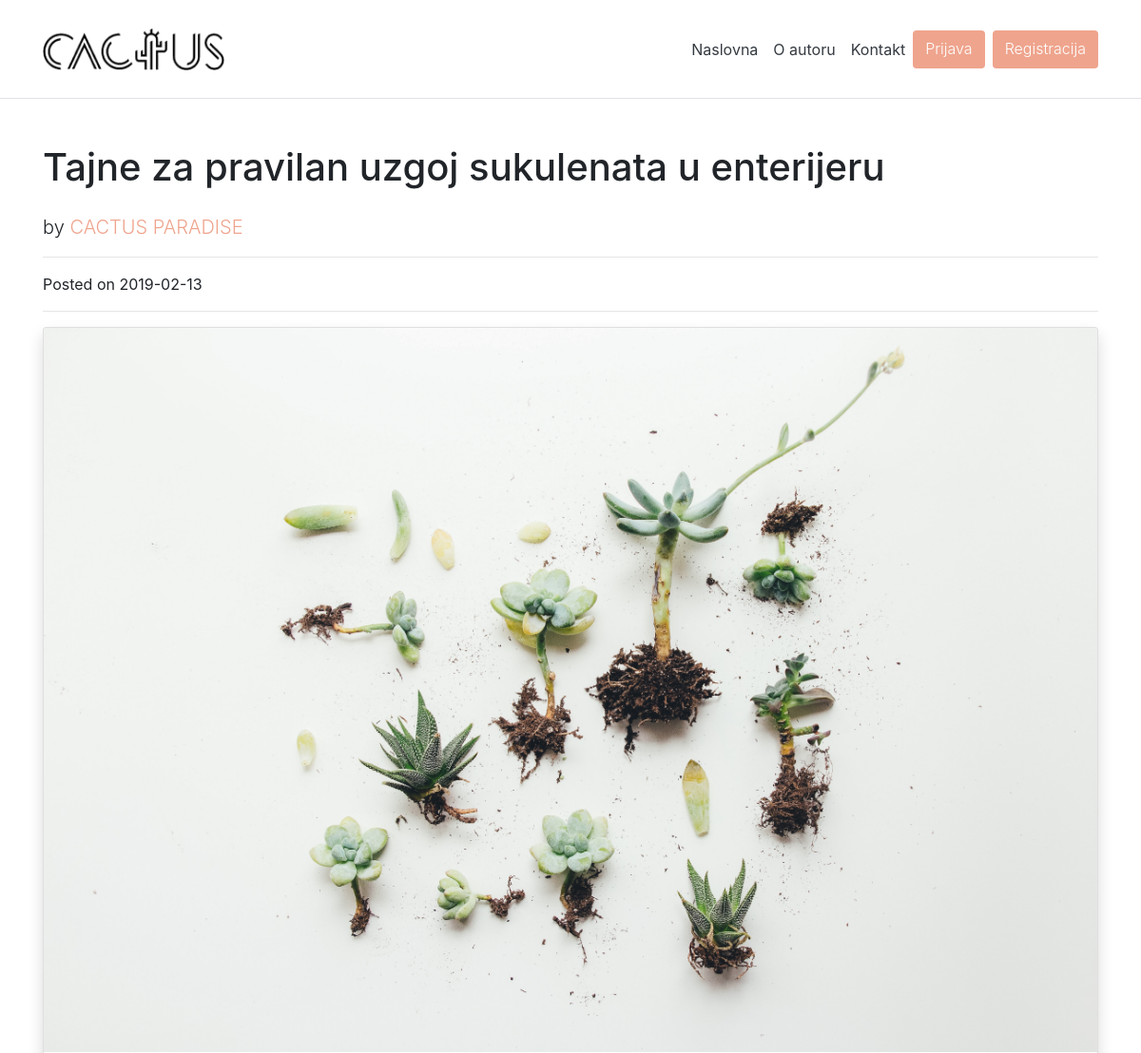
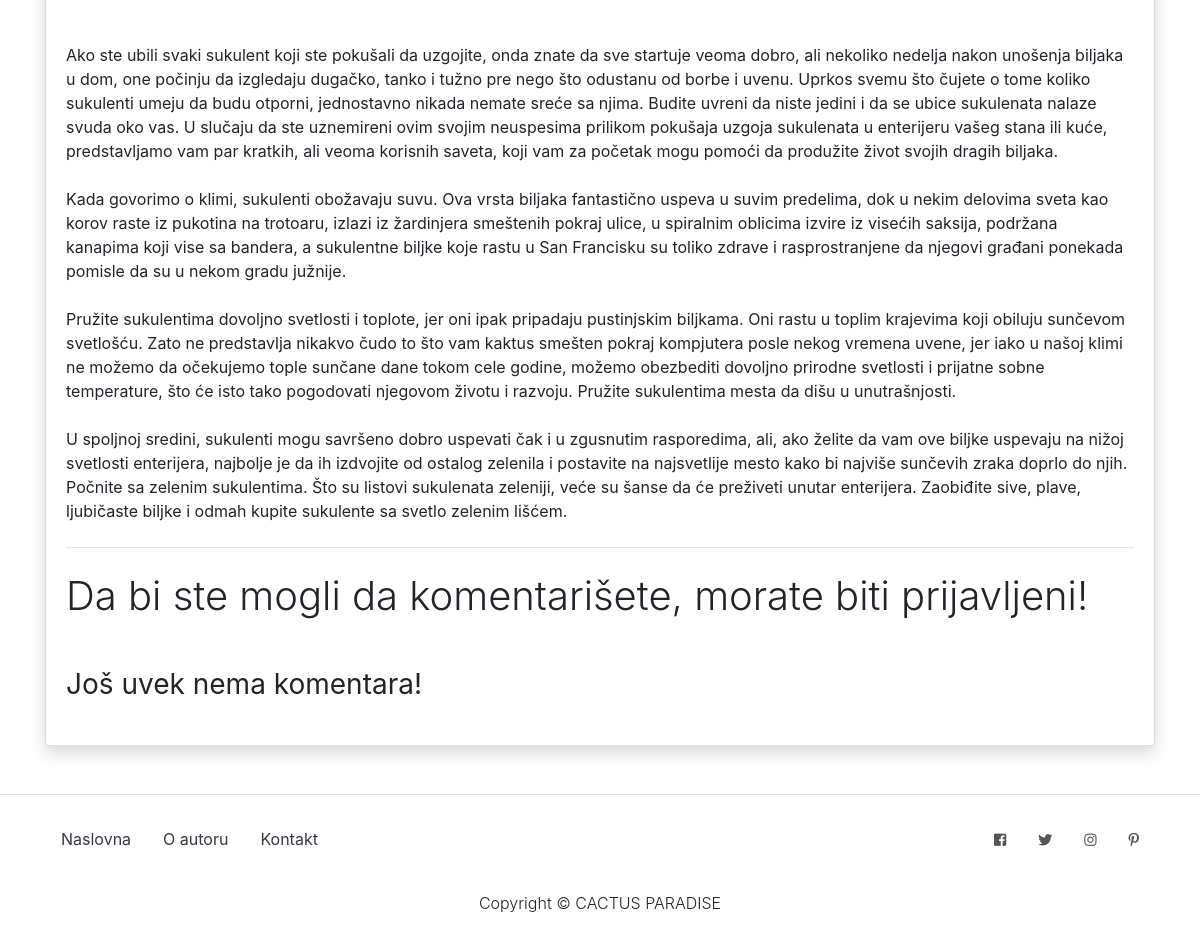
Screenshot of /index.php?page=post&id=3 with the database file from the repository (2 pictures, top to bottom).
### tables this page shows
CREATE TABLE `menu` (
  `menuID` int(11) NOT NULL,
  `name` varchar(50) NOT NULL
);

CREATE TABLE `post` (
  `postID` int(11) NOT NULL,
  `title` varchar(100) NOT NULL,
  `body` text NOT NULL,
  `imageSrc` text NOT NULL,
  `imageAlt` varchar(100) NOT NULL,
  `userID` int(11) NOT NULL,
  `time` timestamp NOT NULL DEFAULT current_timestamp(),
  `part_one` text NOT NULL,
  `part_two` text NOT NULL,
  `part_three` text NOT NULL
);

CREATE TABLE `socialnetwork` (
  `socialNetworkID` int(11) NOT NULL,
  `href` varchar(50) NOT NULL,
  `icon` varchar(50) NOT NULL
);

### modules/functions.php (called while the page is built, shortened)
<?php
function getAllFromTable($table, $conn) {
	$sql = "SELECT * FROM $table;";
	$stmt = $conn->prepare($sql);
	$stmt->execute();
	return $stmt->fetchAll();
}
function executeOneRow($sql, array $params){
	global $conn;
	$stmt = $conn->prepare($sql);
	$stmt->execute($params);
	return $stmt->fetch();
}
function executeAll($sql, $params){
	global $conn;
	$stmt = $conn->prepare($sql);
	$stmt->execute([$params]);
	return $stmt->fetchAll();
}
function userLoggedIn() {
	return (isset($_SESSION['user'])  && $_SESSION['user']->role === 'User') ? true : false;
}

### views/pages/post.php (the view, shortened to what this page needs)
 <?php
if(isset($_GET['id'])) {
  $id = $_GET['id'];
  $sql = "SELECT * FROM post WHERE postID = ?;";
  try {
    $result = executeOneRow($sql, [$id]);
    $date = $result->time;
    $date = explode(' ', $date);
  } catch(PDOException $e) {
    echo $e->getMessage();
  }
}
?>
<div class="container from-top">
  <h1 class="mt-4"><?= $result->title ?></h1>
  <p class="lead mt-4"> by <span class="color-text">CACTUS PARADISE</span></p>
  <hr>
  <p>Posted on <?= $date[0] ?></p>
  <hr>
  <div class="card shadow bg-white rounded mb-5">
   <img class="card-img-top mb-4" src="<?= $result->imageSrc ?>" alt="<?= $result->imageAlt ?>" />
   <div class="card-body">
    <p class="card-text mb-4"><?= $result->body ?></p>
    <p class="card-text mb-4" ><?= $result->part_one ?></p>
    <p class="card-text mb-4"><?= $result->part_two ?></p>
    <p class="card-text mb-4"><?= $result->part_three ?></p>
    <?php include 'views/pages/comment.php'; ?>
  </div>
</div>
</div>

### views/fixed/head.php (shortened to what this page needs)
<!DOCTYPE html>
<html lang="sr">
<head>
    <link rel="stylesheet" href="https://stackpath.bootstrapcdn.com/bootstrap/4.1.3/css/bootstrap.min.css">
    <link rel="stylesheet" href="https://use.fontawesome.com/releases/v5.3.1/css/all.css">
    <link href="assets/css/style.css" rel="stylesheet">
    <link href="assets/css/style2.css" rel="stylesheet">
    <link href="assets/css/post.css" rel="stylesheet">
    <link href="assets/css/custom.css" rel="stylesheet">
</head>
<body>

### views/fixed/nav.php (shortened to what this page needs)
<?php
	$links = getAllFromTable('menu', $conn);
?>
<nav class="navbar navbar-expand-lg navbar-dark bg-white border-bottom fixed-top py-4">
  <div class="container">
   <a class="navbar-brand" href="index.php?page=naslovna"><img src="assets/img/cactuss.png" alt="Paradise logo" class="logo"></a>
    <div class="collapse navbar-collapse" id="nav">
      <ul class="navbar-nav ml-auto">
       <?php foreach($links as $link) : ?>
       		<li class="nav-item">
          		<a class="nav-link text-dark " href="index.php?page=<?= strtolower($link->name)?>"><?= $link->name ?></a>
        	</li>
       <?php endforeach; ?>
    <?php if (!userLoggedIn()) : ?>
          <a href="index.php?page=login" class="btn btn-pink mr-2 text-white font-weight-light">Prijava</a>
          <a href="index.php?page=register" class="btn btn-pink text-white font-weight-light">Registracija</a>
        <?php else : ?>
          <a href="modules/logout.php" class="btn btn-pink text-white font-weight-light">Odjava</a>
    <?php endif; ?>
      </ul>
    </div>
  </div>
</nav>

### index.php (shortened to what this page needs)
<?php
	require_once 'modules/functions.php';
	$page = '';
	require_once 'config/connection.php';
	require_once 'views/fixed/head.php';
	require_once 'views/fixed/nav.php';
	if (isset($_GET['page'])) {
		$page = $_GET['page'];
		switch ($page) {
			case 'post':
				require_once 'views/pages/post.php';
				break;
		}
	} else {
		require_once "views/pages/home.php";
	}
	require_once 'views/fixed/footer.php';
?>

### views/pages/comment.php
<?php
if (isset($_GET['id'])) {
  $postID = $_GET['id'];
  $sql = 'SELECT c.comment, u.fullName FROM (comment c INNER JOIN post p ON c.postID = p.postID) INNER JOIN user u ON c.userID = u.userID WHERE p.postID = ?';
  try {
    $comments = executeAll($sql, $postID);
  }catch(PDOException $e) {
    echo $e->getMessage();
  }
}
?>
<hr>
<?php if(userLoggedIn()) : ?>
  <div class="card my-5">
    <h5 class="card-header text-white lead">Postavite komentar:</h5>
    <div class="card-body">
      <form>
        <div class="form-group">
          <textarea id="comment" class="form-control" rows="3"></textarea>
          <span class="comment-hint text-danger"></span>
          <input id="fullName" type="hidden" value="<?= $_SESSION['user']->fullName ?>" />
          <input id="userID" type="hidden" value="<?= $_SESSION['user']->userID ?>" />
        </div>
        <button id="addComment" class="btn btn-pink text-white  font-weight-light">Potvrdi</button>
      </form>
    </div>
  </div>
  <?php else: ?>
    <h1 class=" font-weight-light mb-5 mt-4">Da bi ste mogli da komentarišete, morate biti prijavljeni!</h1>
  <?php endif; ?>
  <div id="comment-collection" class="box">
    <?php if (count($comments)) :  ?>
      <?php foreach($comments as $comment) : ?>
        <div class="media mb-4">
          <div class="media-body">
            <h5 class="mt-0"><?= $comment->fullName ?></h5>
            <p><?= $comment->comment ?></p>
          </div>
        </div>
      <?php endforeach; ?>
    <?php else : ?>
      <h3 class="font-weight-normal no-comment mb-4">Još uvek nema komentara!</h3>
    <?php endif;?>
  </div>

### views/fixed/footer.php (shortened to what this page needs)
<?php
$socials = getAllFromTable('socialnetwork', $conn);
?>
<footer class="py-4 bg-white border-top  <?= ($page === 'login') ? 'fixed-bottom' : '' ?>">
	<div class="container">
		<div class="d-flex justify-content-end mb-3">
			<div class="d-flex mr-auto mb-3">
				<ul  class="nav">
					<?php foreach($links as $link) : ?>
						<li class="nav-item nav-size">
							<a class="nav-link text-dark" href="index.php?page=<?= strtolower($link->name)?>"><?= $link->name ?></a>
						</li>
					<?php endforeach; ?>
				</ul>
			</div>
			<?php foreach ($socials as $social) : ?>
				<div class="mx-2 p-2 bd-highlight">
					<a href="<?= $social->href ?>" class="hover-icon"><i class="<?= $social->icon ?> fa-sm"></i> </a>
				</div>
			<?php endforeach; ?>
		</div>
		<p class="m-0 text-center text-black font-weight-light">Copyright &copy; CACTUS PARADISE</p>
	</div>
</footer>
</body>
</html>

### assets/css/style.css (style rules this page uses)
body { padding-top: 54px; }
@media (min-width: 992px) { body { padding-top: 56px; } }
.btn-pink { background: #efa48d !important; }
.hover-icon:hover, .color-text { color: #efa48d !important; }
.hover-icon { color: #555 !important; }

### assets/css/style2.css (style rules this page uses)
body { padding-top: 54px; }
@media (min-width: 992px) { body { padding-top: 56px; } }

### assets/css/post.css (style rules this page uses)
body { padding-top: 54px; }
@media (min-width: 992px) { body { padding-top: 56px; } }

### assets/css/custom.css (style rules this page uses)
li.nav-size { font-size: 16px; }
.logo { height: 45px; width: auto; float: left; }
.from-top { margin-top: 6rem; }

### rows the page displays
menu: name "Naslovna"
menu: name "O autoru"
menu: name "Kontakt"
post: title "Tajne za pravilan uzgoj sukulenata u enterijeru", time "2019-02-13", imageSrc (picture), body "Ako ste ubili svaki sukulent koji ste pokušali da uzgojite, onda znate da sve startuje veoma dobro, ali nekoliko nedelja nakon unošenja biljaka u dom, one počinju da izgledaju dugačko, tanko i tužno pre nego što odustanu od borbe i uvenu. Uprkos svemu što čujete o tome koliko sukulenti umeju da budu otporni, jednostavno nikada nemate sreće sa njima. Budite uvreni da niste jedini i da se ubice sukulenata nalaze svuda oko vas. U slučaju da ste uznemireni ovim svojim neuspesima prilikom pokušaja uzgoja sukulenata u enterijeru vašeg stana ili kuće, predstavljamo vam par kratkih, ali veoma korisnih saveta, koji vam za početak mogu pomoći da produžite život svojih dragih biljaka.", part_one "Kada govorimo o klimi, sukulenti obožavaju suvu. Ova vrsta biljaka fantastično uspeva u suvim predelima, dok u nekim delovima sveta kao korov raste iz pukotina na trotoaru, izlazi iz žardinjera smeštenih pokraj ulice, u spiralnim oblicima izvire iz visećih saksija, podržana kanapima koji vise sa bandera, a sukulentne biljke koje rastu u San Francisku su toliko zdrave i rasprostranjene da njegovi građani ponekada pomisle da su u nekom gradu južnije.", part_two "Pružite sukulentima dovoljno svetlosti i toplote, jer oni ipak pripadaju pustinjskim biljkama. Oni rastu u toplim krajevima koji obiluju sunčevom svetlošću. Zato ne predstavlja nikakvo čudo to što vam kaktus smešten pokraj kompjutera posle nekog vremena uvene, jer iako u našoj klimi ne možemo da očekujemo tople sunčane dane tokom cele godine, možemo obezbediti dovoljno prirodne svetlosti i prijatne sobne temperature, što će isto tako pogodovati njegovom životu i razvoju. Pružite sukulentima mesta da dišu u unutrašnjosti.", part_three "U spoljnoj sredini, sukulenti mogu savršeno dobro uspevati čak i u zgusnutim rasporedima, ali, ako želite da vam ove biljke uspevaju na nižoj svetlosti enterijera, najbolje je da ih izdvojite od ostalog zelenila i postavite na najsvetlije mesto kako bi najviše sunčevih zraka doprlo do njih. Počnite sa zelenim sukulentima. Što su listovi sukulenata zeleniji, veće su šanse da će preživeti unutar enterijera. Zaobiđite sive, plave, ljubičaste biljke i odmah kupite sukulente sa svetlo zelenim lišćem."
